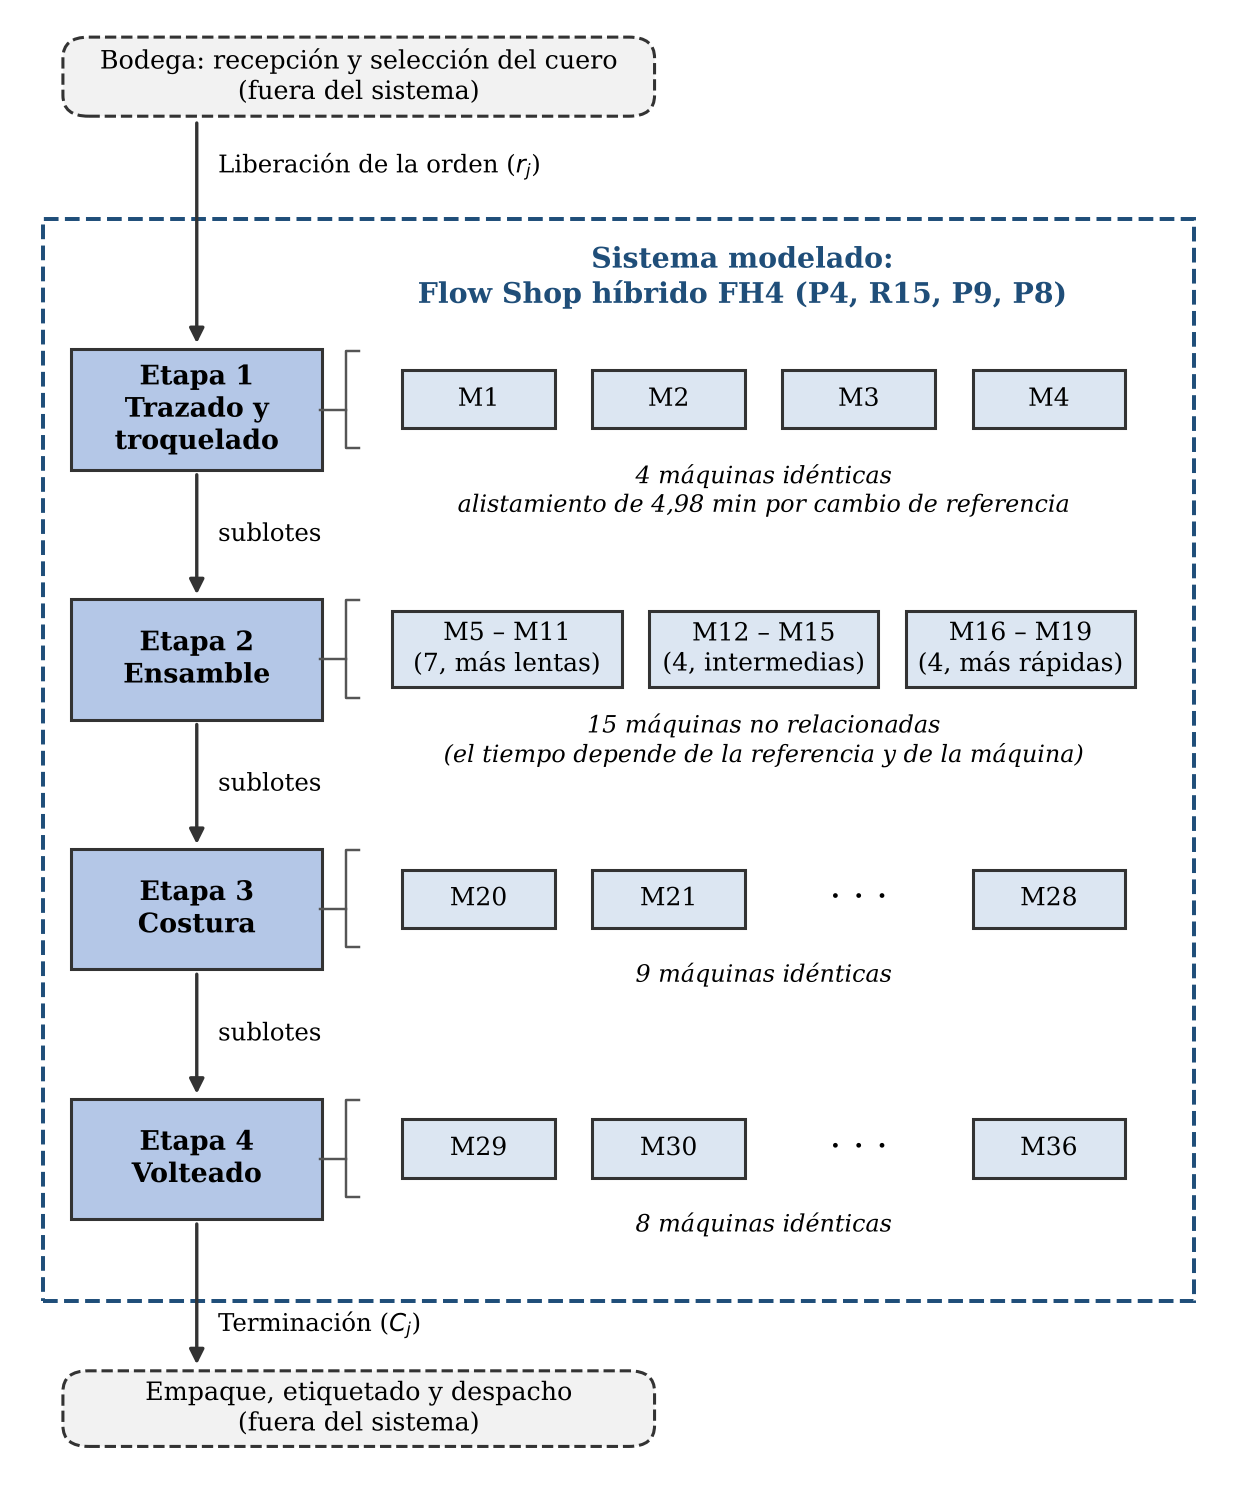

Source code (Python):
# -*- coding: utf-8 -*-
"""
Figura 1 del documento: diagrama de flujo del sistema estudiado (Fase 1).
Flow Shop híbrido de cuatro etapas con máquinas en paralelo; los elementos
excluidos del modelo (recepción del cuero y empaque/despacho) quedan fuera del
recuadro del sistema. Formato vertical para que el texto sea legible a 16 cm de ancho.

Uso: python diagrama_proceso.py   → genera diagrama_proceso.png en esta carpeta
"""
import os
import matplotlib
matplotlib.use('Agg')
import matplotlib.pyplot as plt
from matplotlib.patches import FancyBboxPatch, Rectangle

AZUL, AZUL_OSC, GRIS = '#DCE6F2', '#B4C7E7', '#F2F2F2'
F = 'serif'

fig, ax = plt.subplots(figsize=(7.0, 8.6))
ax.set_xlim(0, 14)
ax.set_ylim(0, 21)
ax.axis('off')


def caja(x, y, w, h, texto, color=AZUL, fs=8.5, redonda=False, negrita=False, ls='-'):
    est = 'round,pad=0.02,rounding_size=0.3' if redonda else 'square,pad=0.02'
    ax.add_patch(FancyBboxPatch((x - w / 2, y - h / 2), w, h, boxstyle=est, fc=color, ec='#333333',
                                lw=1, ls=ls))
    ax.text(x, y, texto, ha='center', va='center', fontsize=fs, family=F,
            fontweight='bold' if negrita else 'normal')


def flecha(x, y1, y2, txt=None):
    ax.annotate('', xy=(x, y2), xytext=(x, y1),
                arrowprops=dict(arrowstyle='-|>', color='#333333', lw=1.1))
    if txt:
        ax.text(x + 0.25, (y1 + y2) / 2, txt, ha='left', va='center', fontsize=8, family=F)


X_TIT, W_TIT, H = 2.05, 2.9, 1.7          # columna de títulos de etapa
X0, X1 = 4.0, 13.4                        # franja de las máquinas

# --- Entrada (fuera del sistema)
caja(X_TIT + 1.9, 20.2, 6.9, 1.1, 'Bodega: recepción y selección del cuero\n(fuera del sistema)',
     GRIS, redonda=True, ls='--', fs=8.3)
flecha(X_TIT, 19.62, 16.25 + 0.02, None)
ax.text(X_TIT + 0.25, 18.9, 'Liberación de la orden ($r_j$)', ha='left', va='center', fontsize=8,
        family=F)

# --- Recuadro del sistema modelado
ax.add_patch(Rectangle((0.25, 2.55), 13.5, 15.6, fill=False, ec='#1F4E79', lw=1.3, ls='--'))
ax.text(8.45, 17.3, 'Sistema modelado:\nFlow Shop híbrido FH4 (P4, R15, P9, P8)', ha='center',
        va='center', fontsize=9.3, family=F, fontweight='bold', color='#1F4E79')

# --- Etapas: (y, título, máquinas, ancho de cada máquina, nota)
etapas = [
    (15.4, 'Etapa 1\nTrazado y\ntroquelado', ['M1', 'M2', 'M3', 'M4'], 1.75,
     '4 máquinas idénticas\nalistamiento de 4,98 min por cambio de referencia'),
    (11.8, 'Etapa 2\nEnsamble', ['M5 – M11\n(7, más lentas)', 'M12 – M15\n(4, intermedias)',
                                 'M16 – M19\n(4, más rápidas)'], 2.65,
     '15 máquinas no relacionadas\n(el tiempo depende de la referencia y de la máquina)'),
    (8.2, 'Etapa 3\nCostura', ['M20', 'M21', '…', 'M28'], 1.75, '9 máquinas idénticas'),
    (4.6, 'Etapa 4\nVolteado', ['M29', 'M30', '…', 'M36'], 1.75, '8 máquinas idénticas'),
]
for y, titulo, maqs, w, nota in etapas:
    caja(X_TIT, y, W_TIT, H, titulo, AZUL_OSC, fs=8.8, negrita=True)
    n = len(maqs)
    hueco = (X1 - X0 - n * w) / (n + 1)
    for i, t in enumerate(maqs):
        x = X0 + hueco * (i + 1) + w * (i + 0.5)
        if t == '…':
            ax.text(x, y + 0.15, '· · ·', ha='center', va='center', fontsize=12, family=F)
        else:
            caja(x, y + 0.15, w, 1.05 if '\n' in t else 0.8, t, fs=8.2)
    # corchete que agrupa las máquinas en paralelo y lo une a su etapa
    ax.plot([X0 - 0.05, X0 - 0.2, X0 - 0.2, X0 - 0.05], [y + 0.85, y + 0.85, y - 0.55, y - 0.55],
            color='#555555', lw=0.8)
    ax.plot([X_TIT + W_TIT / 2, X0 - 0.2], [y, y], color='#555555', lw=0.8)
    ax.text((X0 + X1) / 2, y - 0.95 - 0.22 * nota.count('\n'), nota, ha='center', va='center', fontsize=7.8, family=F,
            style='italic')

for (y1, *_), (y2, *_) in zip(etapas[:-1], etapas[1:]):
    flecha(X_TIT, y1 - H / 2, y2 + H / 2, 'sublotes')

# --- Salida (fuera del sistema)
flecha(X_TIT, etapas[-1][0] - H / 2, 1.55)
ax.text(X_TIT + 0.25, 2.2, 'Terminación ($C_j$)', ha='left', va='center', fontsize=8, family=F)
caja(X_TIT + 1.9, 1.0, 6.9, 1.05, 'Empaque, etiquetado y despacho\n(fuera del sistema)', GRIS,
     redonda=True, ls='--', fs=8.3)

ruta = os.path.join(os.path.dirname(os.path.abspath(__file__)), 'diagrama_proceso.png')
fig.savefig(ruta, dpi=220, bbox_inches='tight')
print('Guardado en', ruta)
